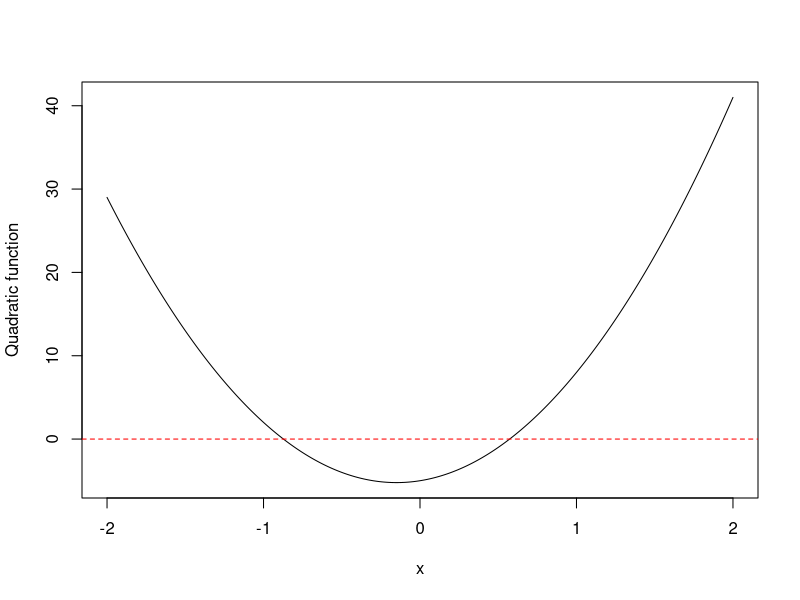

The R script that drew this image:
## ---- chunk 1
a <- 10
b <- 3
c <- -5
x <- seq(-2, 2, length = 1e3)
fx <- a*x^2 + b*x + c
plot(x, fx, type = 'l', xlab = "x", ylab = "Quadratic function")
#adding line for solution
abline(h = 0, lty = 2, col = "red")
## ---- chunk 2
#| echo: false
2 * 2
